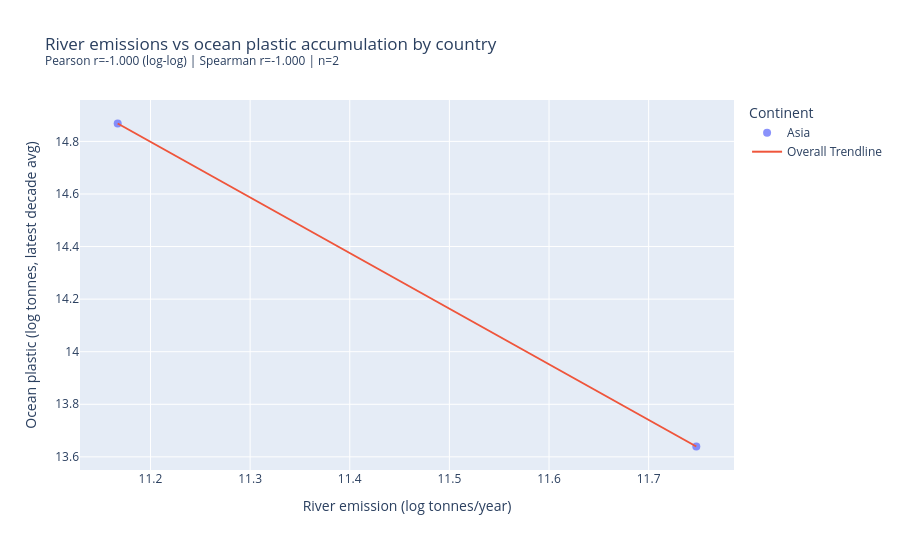

The cell this chart's notebook holds for it:
### Code cell
# ============================================================
# Bivariate Analysis: River Emission Source vs Ocean Plastic Accumulation
# Q2 — Where does plastic accumulate?
# ============================================================

import pandas as pd
import geopandas as gpd
import numpy as np
import plotly.express as px
import plotly.graph_objects as go
from scipy import stats
from shapely import wkb



# ── 2. DESERIALIZE GEOMETRY ──────────────────────────────────

rivers['geometry'] = rivers['geometry'].apply(lambda b: wkb.loads(b))
gdf = gpd.GeoDataFrame(rivers, geometry='geometry', crs='EPSG:4326')

# ── 3. AGGREGATE RIVERS TO COUNTRY LEVEL ─────────────────────

river_by_country = (
    gdf.groupby('country')
    .agg(
        total_emission       = ('emission', 'sum'),
        emission_point_count = ('emission', 'count'),
        mean_emission        = ('emission', 'mean'),
        continent            = ('continent', 'first')
    )
    .reset_index()
)

# ── 4. AGGREGATE OCEAN PLASTIC TO COUNTRY LEVEL ──────────────
# Use most recent decade for a stable signal (avoids single noisy year)

ocean_agg = (
    ocean[ocean['decade'] == ocean['decade'].max()]
    .groupby(['country', 'iso_code'])
    .agg(
        avg_ocean_plastic_tonnes = ('plastic_ocean_tonnes', 'mean')
    )
    .reset_index()
)

# ── 5. JOIN ───────────────────────────────────────────────────

merged = river_by_country.merge(ocean_agg, on='country', how='inner')

print(f"Matched countries: {len(merged)}")
print(f"River-only countries (no ocean data): {len(river_by_country) - len(merged)}")
print(merged[['country', 'total_emission', 'avg_ocean_plastic_tonnes']].head(10))

# ── 6. CORRELATION ANALYSIS ───────────────────────────────────

# Log-transform both — emission data is heavily right-skewed
merged['log_emission']     = np.log1p(merged['total_emission'])
merged['log_ocean_plastic'] = np.log1p(merged['avg_ocean_plastic_tonnes'])

pearson_r, pearson_p   = stats.pearsonr(merged['log_emission'], merged['log_ocean_plastic'])
spearman_r, spearman_p = stats.spearmanr(merged['total_emission'], merged['avg_ocean_plastic_tonnes'])

print("\n── Correlation Results ──────────────────────────────")
print(f"Pearson  r (log-log): {pearson_r:.3f}  p={pearson_p:.4f}")
print(f"Spearman r (raw):     {spearman_r:.3f}  p={spearman_p:.4f}")
print("────────────────────────────────────────────────────")

# ── 7. SCATTER PLOT WITH REGRESSION ───────────────────────────

fig_scatter = px.scatter(
    merged,
    x='log_emission',
    y='log_ocean_plastic',
    color='continent',
    hover_name='country',
    hover_data={
        'total_emission': ':.2f',
        'avg_ocean_plastic_tonnes': ':.0f',
        'log_emission': False,
        'log_ocean_plastic': False
    },
    trendline='ols',
    trendline_scope='overall',
    labels={
        'log_emission':      'River emission (log tonnes/year)',
        'log_ocean_plastic': 'Ocean plastic (log tonnes, latest decade avg)',
        'continent':         'Continent'
    },
    title=f'River emissions vs ocean plastic accumulation by country<br>'
          f'<sup>Pearson r={pearson_r:.3f} (log-log) | Spearman r={spearman_r:.3f} | n={len(merged)}</sup>'
)

fig_scatter.update_traces(marker=dict(size=8, opacity=0.75))
fig_scatter.update_layout(height=550)
fig_scatter.show()

# ── 8. CHOROPLETH MAP — RIVER EMISSIONS ───────────────────────

fig_map_emission = px.choropleth(
    merged,
    locations='iso_code',
    color='total_emission',
    hover_name='country',
    color_continuous_scale='YlOrRd',
    title='Total river plastic emissions by country (Meijer 2021)',
    labels={'total_emission': 'Emission (tonnes/year)'}
)
fig_map_emission.update_layout(height=450)
fig_map_emission.show()

# ── 9. CHOROPLETH MAP — OCEAN PLASTIC ACCUMULATION ────────────

fig_map_ocean = px.choropleth(
    merged,
    locations='iso_code',
    color='avg_ocean_plastic_tonnes',
    hover_name='country',
    color_continuous_scale='Blues',
    title='Ocean plastic accumulation by country (latest decade avg)',
    labels={'avg_ocean_plastic_tonnes': 'Ocean plastic (tonnes)'}
)
fig_map_ocean.update_layout(height=450)
fig_map_ocean.show()

# ── 10. BUBBLE MAP — BOTH DIMENSIONS TOGETHER ─────────────────
# Emission = colour intensity, ocean plastic = bubble size

fig_bubble = px.scatter_geo(
    merged,
    locations='iso_code',
    size='avg_ocean_plastic_tonnes',
    color='total_emission',
    hover_name='country',
    color_continuous_scale='YlOrRd',
    size_max=40,
    projection='natural earth',
    title='Source volume (colour) vs accumulation (bubble size) by country',
    labels={
        'total_emission':            'River emission (tonnes/year)',
        'avg_ocean_plastic_tonnes':  'Ocean plastic (tonnes)'
    }
)
fig_bubble.update_layout(height=500)
fig_bubble.show()

# ── 11. SUMMARY TABLE ─────────────────────────────────────────

summary = (
    merged[['country', 'continent', 'total_emission',
            'avg_ocean_plastic_tonnes', 'emission_point_count']]
    .sort_values('total_emission', ascending=False)
    .head(20)
    .reset_index(drop=True)
)
summary.index += 1
print("\nTop 20 countries by river emission vs their ocean plastic load:")
print(summary.to_string())

### Figure 1 — Plotly figure (JSON) as saved in the notebook; plotly's stock layout.template omitted (floating-point values rounded to 4 significant figures)
{"data": [{"customdata": [[70760.0, 2865000.0], [126500.0, 838600.0]], "hovertemplate": "<b>%{hovertext}</b><br><br>Continent=Asia<br>total_emission=%{customdata[0]:.2f}<br>avg_ocean_plastic_tonnes=%{customdata[1]:.0f}<extra></extra>", "hovertext": ["China", "India"], "legendgroup": "Asia", "marker": {"color": "#636efa", "opacity": 0.75, "size": 8, "symbol": "circle"}, "mode": "markers", "name": "Asia", "orientation": "v", "showlegend": true, "type": "scatter", "x": [11.17, 11.75], "xaxis": "x", "y": [14.87, 13.64], "yaxis": "y"}, {"hovertemplate": "<b>OLS trendline</b><br>log_ocean_plastic = -2.11563 * log_emission + 38.4935<br>R<sup>2</sup>=1.000000<br><br><extra></extra>", "legendgroup": "Overall Trendline", "line": {"color": "#EF553B"}, "marker": {"opacity": 0.75, "size": 8}, "mode": "lines", "name": "Overall Trendline", "showlegend": true, "type": "scatter", "x": [11.17, 11.75], "xaxis": "x", "y": [14.87, 13.64], "yaxis": "y"}], "layout": {"height": 550, "legend": {"title": {"text": "Continent"}, "tracegroupgap": 0}, "title": {"text": "River emissions vs ocean plastic accumulation by country<br><sup>Pearson r=-1.000 (log-log) | Spearman r=-1.000 | n=2</sup>"}, "xaxis": {"anchor": "y", "domain": [0, 1], "title": {"text": "River emission (log tonnes/year)"}}, "yaxis": {"anchor": "x", "domain": [0, 1], "title": {"text": "Ocean plastic (log tonnes, latest decade avg)"}}}}
